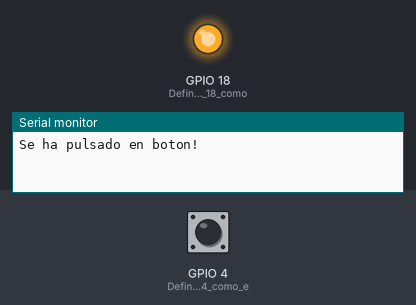
Bench run of a program on a simulated ESP32. Shown: output pins drawn as LEDs (lit = HIGH), the last lines printed to the serial monitor. Inputs (shaded band) come from the test bench; at power-on: GPIO 4 (Definimos_el_pin_4_como_e) HIGH.

Above: at 1.2 s.
1.3 s: GPIO 4 (Definimos_el_pin_4_como_e) pulled LOW for 0.15 s
At 1.39 s:
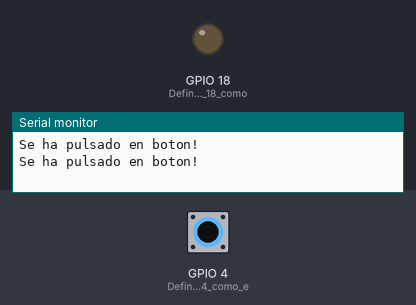
2.9 s: GPIO 4 (Definimos_el_pin_4_como_e) pulled LOW for 3.2 s
At 7.4 s:
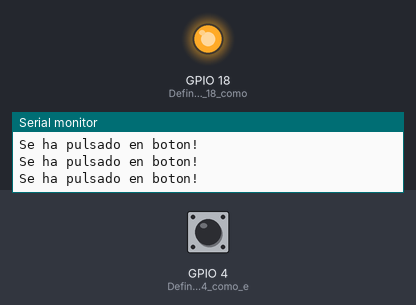
Timing chart, 0 to 8.9 s (numbered marks = the images above; inputs shaded):
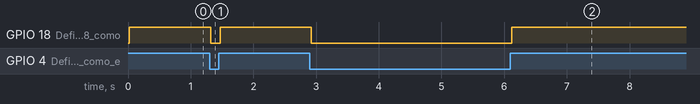

The program:

main.cpp
```cpp
#include <Arduino.h>

//Declaracion de variables para el timer
volatile int interruptCounter;
int totalInterruptCounter;
hw_timer_t * timer = NULL;
portMUX_TYPE timerMux = portMUX_INITIALIZER_UNLOCKED;

//Declaracion variables para el filtro
bool valor_act,valor_ant = 0,cambio_anterior = 0,cambio_actual,orden = 0;


//Codigo de la interrupcion TIMER
void IRAM_ATTR onTimer()
{
    portENTER_CRITICAL_ISR(&timerMux);                // Aumentamos el interruptor del contador dentro de una seccion critica
    interruptCounter++;                               //ya que la variable se comparte con el programa principal
    portEXIT_CRITICAL_ISR(&timerMux);

    //Filtro
    valor_act = digitalRead(4);                       //Leemos valor del pin donde esta  connectado el pulsador

    cambio_actual = valor_ant ^ valor_act;            //Funcion XOR de valor anterior y actual

    if (cambio_actual == 1 && cambio_anterior == 1)   //Si ambos cambios estan a nivel alto:
    {
      orden = 1;                                      //Ponemos "orden" en valor alto
      digitalWrite(18,valor_act);                     //Escribimos el valor por el pin 18 para ver cuando se efectua
                                                      // la pulsacion
      valor_ant = valor_act;                          //Guardamos el nuevo valor en el valor anterior
      cambio_anterior = 0;                            //Ponemos el cambio anterior a 0
      return;                                         //Salimos del timer
    }
    cambio_anterior = cambio_actual;                  //En caso contrario guardamos el cambio en la variable cambio anterior
}

//Codigo que solo se ejecuta al inicio
void setup()
{
    Serial.begin(115200);                             //Velocidad de transmision
    timer = timerBegin(0, 80, true);                  //Iniciamos el timer
    timerAttachInterrupt(timer, &onTimer, true);      //Relacionamos el timer a la funcion
    timerAlarmWrite(timer, 10000, true);              //Especificar el valor del contador en el que se genera la interrupcion
    timerAlarmEnable(timer);                          //Habilitamos el temporizador
    pinMode(18,OUTPUT);                               //Definimos el pin 18 como salida
    pinMode(4,INPUT_PULLUP);                          //Definimos el pin 4 como entrada "pull up"(Necesaria en pulsador)
}

//Codigo que se ejecuta en bucle
void loop()
{
    if (interruptCounter > 0)                         //Si el contador de interrupciones es mayor a 0
    {
        portENTER_CRITICAL(&timerMux);                //Como la variable se comparte con la funcion
        interruptCounter--;                           //ISR decrementamos el contador dentro de una seccion critica
        portEXIT_CRITICAL(&timerMux);
        totalInterruptCounter++;                      //Aumentamos el numero total de interrupciones
        //En caso de orden a valor alto
        if (orden)                                    //Codigo que se ejecuta si se recibe la orden
        {
          Serial.println("Se ha pulsado en boton!");  //Escribimos mensaje de confirmacion
          orden = 0;                                  //Una vez ejecutado, reiniciamos la variable
        }
    }
}
```

Measured:
- after the input at 1.3 s, GPIO 18 (Definimos_el_pin_18_como): HIGH → LOW at once, → HIGH 0.15 s later
- after the input at 2.9 s, GPIO 18 (Definimos_el_pin_18_como): HIGH → LOW at once, → HIGH 3.2 s later
